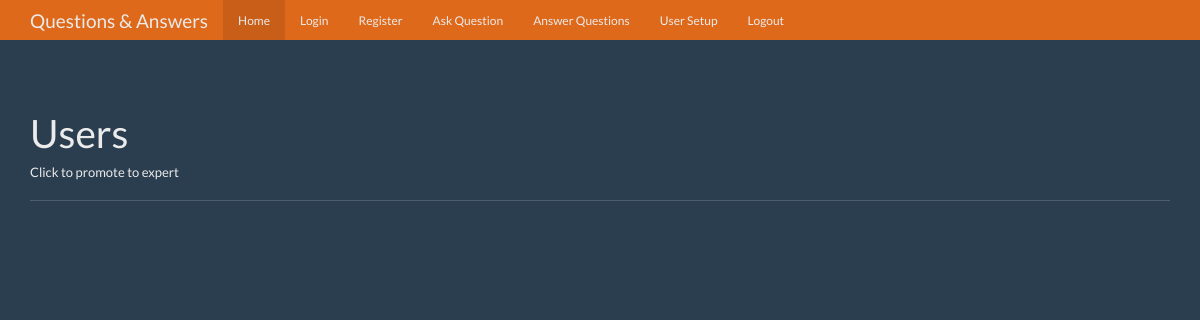
The app's page /users, older data.
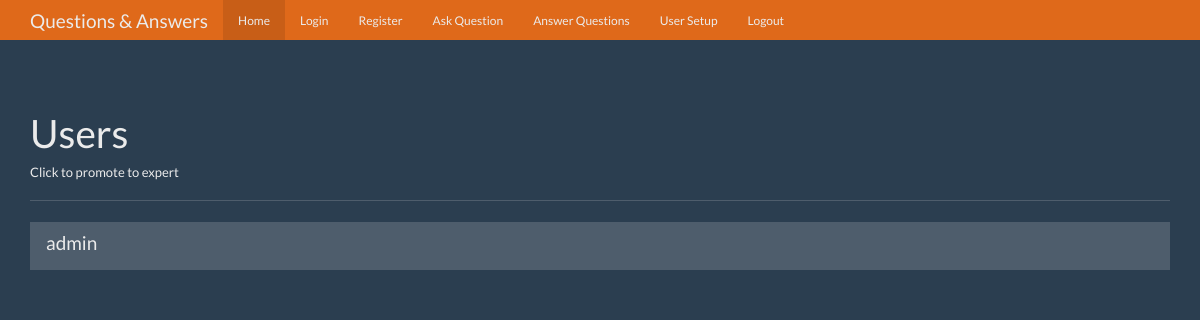
The same page, newer data.
### tables this page shows
CREATE TABLE users (
    id integer primary key autoincrement,
    name text not null,
    password text not null,
    expert boolean not null,
    admin boolean not null
);

### app.py (the view)
@app.route('/users')
def users():
    user = get_current_user()
    db = get_db()
    users_cur = db.execute('select id, name, expert, admin from users')
    users_results = users_cur.fetchall()
    return render_template('users.html', user=user, users=users_results)

### app.py (called while the page is built)
def get_current_user():
    user_result = None
    if 'user' in session:
        user = session['user']
        db = get_db()
        user_cur = db.execute('select id, name, password, expert, admin from users where name = ?', [user])
        user_result = user_cur.fetchone()
    return user_result

### database.py (called while the page is built)
def connect_db():
    db_path = os.path.join(os.path.dirname(os.path.abspath(__file__)), "questions.db")
    sql = sqlite3.connect(db_path)
    sql.row_factory = sqlite3.Row
    return sql

def get_db():
    if not hasattr(g, 'sqlite_db'):
        g.sqlite_db = connect_db()
    return g.sqlite_db

### templates/users.html (shortened to what this page needs)
<!DOCTYPE html>
<html lang="en">
<head>
    <link href="{{ url_for('static', filename='bootstrap.min.css') }}" rel="stylesheet">
    <link href="{{ url_for('static', filename='theme.css') }}" rel="stylesheet">
</head>
<body>
<nav class="navbar navbar-inverse navbar-fixed-top">
    <div class="container">
        <div class="navbar-header">
            <a class="navbar-brand" href="#">Questions & Answers</a>
        </div>
        <div id="navbar" class="navbar-collapse collapse">
            <ul class="nav navbar-nav">
                <li class="active"><a href="#">Home</a></li>
                <li><a href="#">Login</a></li>
                <li><a href="#">Register</a></li>
                <li><a href="#">Ask Question</a></li>
                <li><a href="#">Answer Questions</a></li>
                <li><a href="#">User Setup</a></li>
                <li><a href="#">Logout</a></li>
            </ul>
        </div>
    </div>
</nav>
<div class="container theme-showcase" role="main">
    <div class="page-header">
        <h1>Users</h1>
        <h6>Click to promote to expert</h6>
    </div>
    <div class="row">
        <div class="col-lg-12">
            <div class="list-group">
                {% for u in users %}
                    <a href="{{ url_for('promote',user_id=u['id']) }}"
                       class="list-group-item {% if u['expert'] == 1 %} active {% endif %}">
                        <h4 class="list-group-item-heading">{{ u['name'] }}</h4>
                    </a>
                {% endfor %}
            </div>
        </div>
    </div>
</div>
</body>
</html>

Row changes from the older to the newer data that the page shows:
added users: name "admin"
